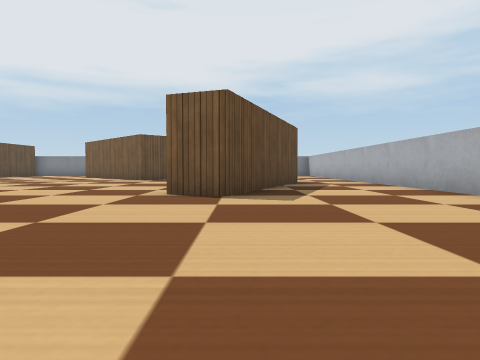
View 1 (above)

17 first-person views from a walk through a world built for the Webots simulator. The camera is 0.08 m above the floor, tilts 2° down and sees 70° across. The floor is counted in squares, 0.2 m on a side. Each view is taken from the middle of a square. On the plan, view 1 faces up. The plan holds only what a view shows up to about 9 squares ahead; the rest is blank. The robots in the file are not drawn. Webots' stock objects and surfaces are drawn as simple stand-ins.

View 2
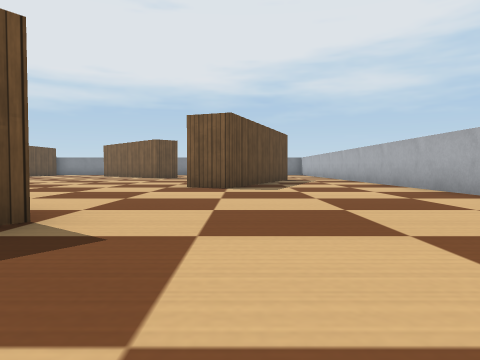

View 3
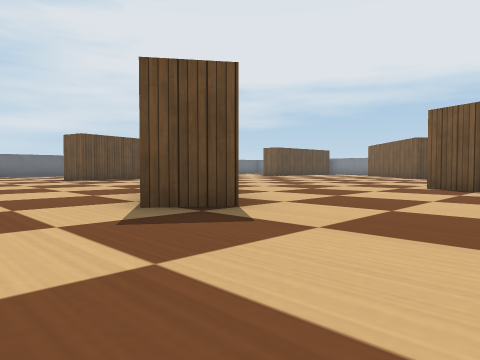

View 4
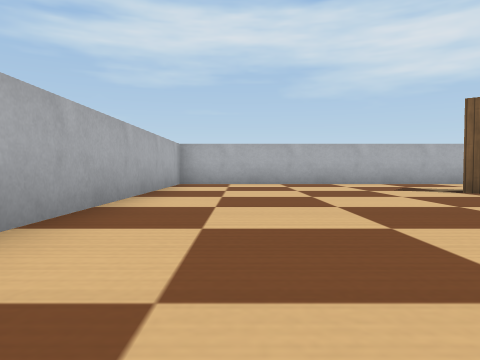

View 5
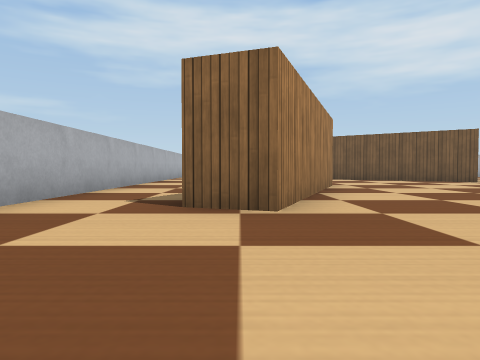

View 6
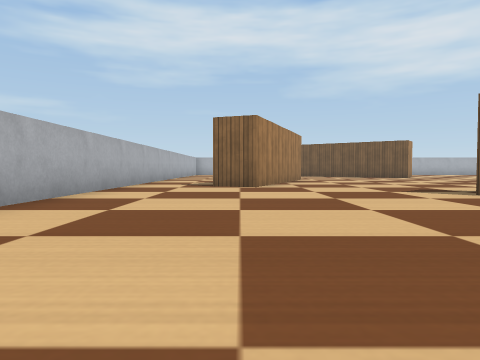

View 7
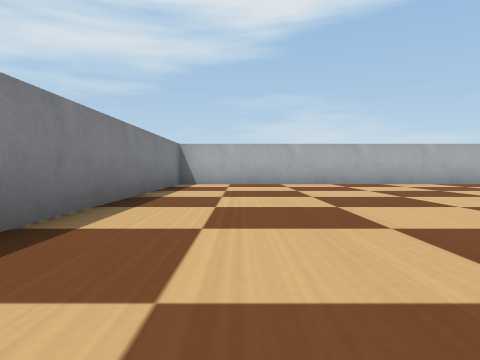

View 8
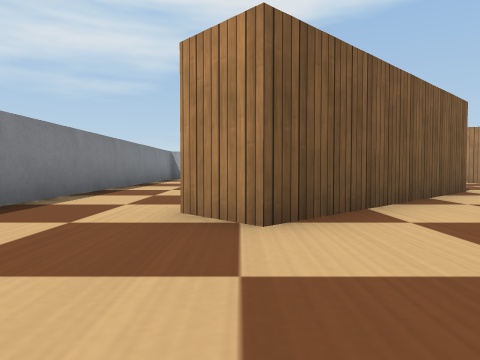

View 9
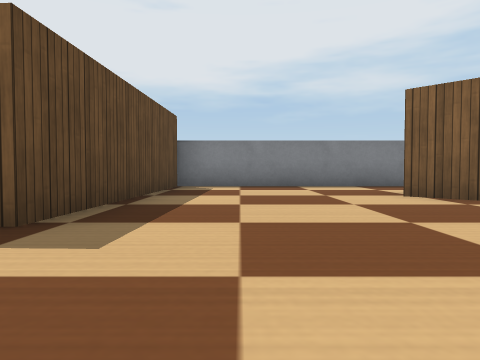

View 10
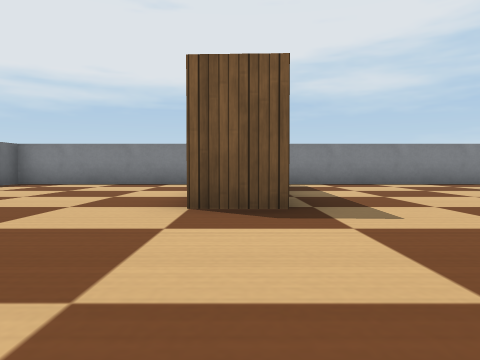

View 11
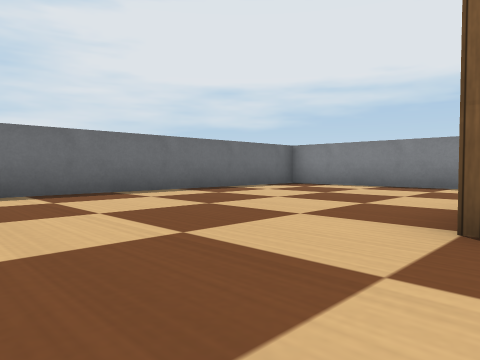

View 12
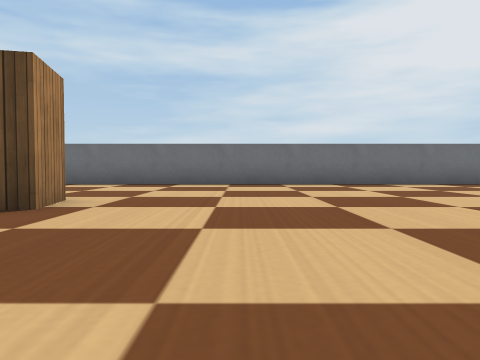

View 13
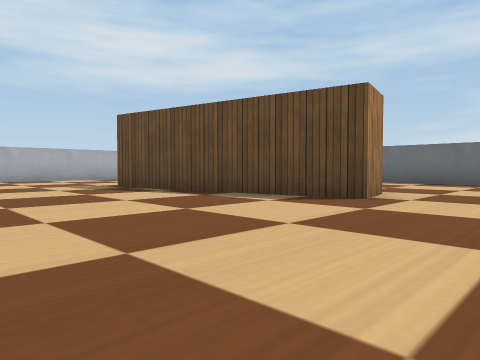

View 14
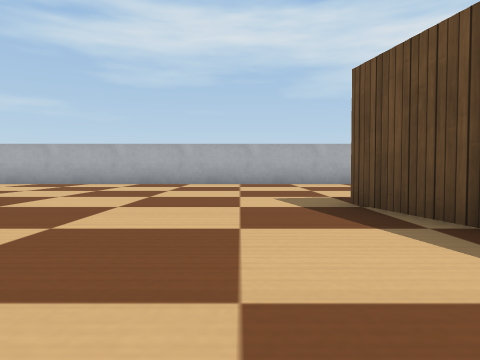

View 15
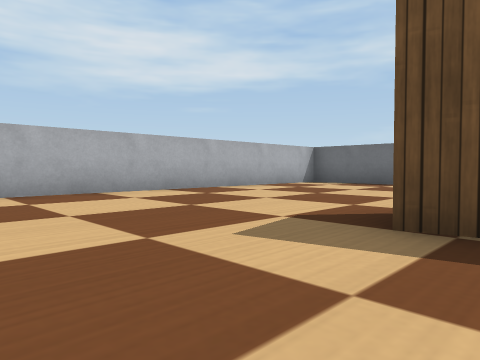

View 16
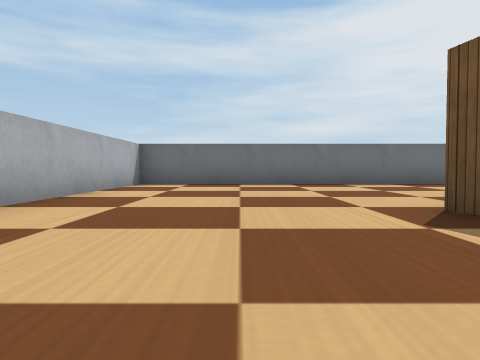

View 17
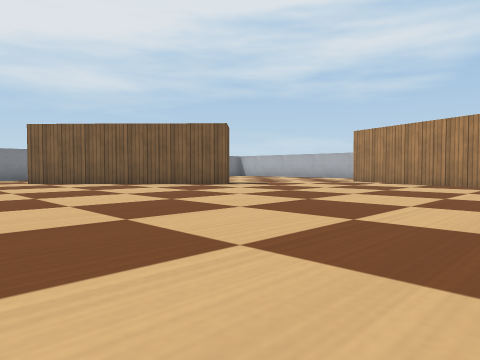

### Floor plan
Points are (right, up) in squares from view 1. A wall is a line through its corners. A room is listed if a view was taken in it or the views show most of it. See-through windows are left out.
Room 1 (views 1, 2, 3, 4, 5, 6, 7, 8, 9, 10, 11, 12, 13, 14, 15, 16, 17)
walls: (-12.3, 6.8) (-11.3, 7) (-10.2, 2); (-2.8, 11.6) (-3.2, 11.2) (-6.7, 14.8) (-5.9, 15.6); (-10.7, 2) (-11.2, 1.9); (1.4, 9) (-0.2, 4.8) (-1.1, 5.2) (0.7, 9.9) (1.6, 9.5); (-1.5, 0.6) (-2.2, -0.4); (-12.2, 17.5) (-16.5, 17.5) (-16.5, -2.5) (3.5, -2.5) (3.5, 17.5) (-10.3, 17.5) (-10.5, 12.3) (-11.6, 12.4)

Where each view was taken, in squares from view 1:
view 1: 0 up, 0 right, facing up
view 2: 2 down, 0 right, facing up
view 3: 2 down, 1 right, facing up-left
view 4: 6 up, 2 right, facing down
view 5: 13 up, 1 right, facing down
view 6: 17 up, 1 right, facing down
view 7: 16 up, 5 left, facing right
view 8: 15 up, 9 left, facing right
view 9: 10 up, 9 left, facing up
view 10: 9 up, 11 left, facing up
view 11: 10 up, 11 left, facing up-left
view 12: 9 up, 8 left, facing left
view 13: 9 up, 7 left, facing down-left
view 14: 6 up, 9 left, facing down
view 15: 3 up, 8 left, facing down-left
view 16: 0 up, 8 left, facing left
view 17: 5 up, 9 left, facing up-right
